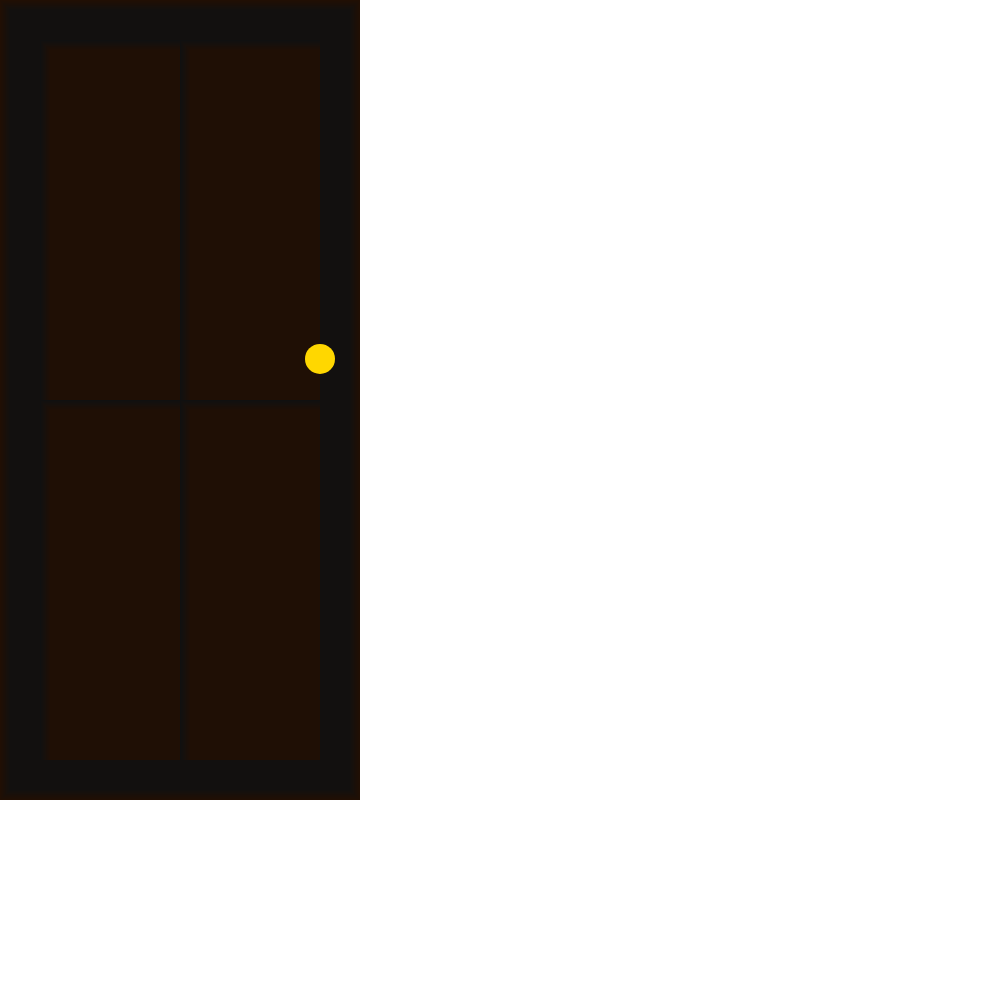
Frame 1 (no input)
Frame 60 (no input): identical to frame 1, image omitted
Frame 120 (the mouse pressed at the canvas centre since frame 60): identical to frame 1, image omitted

The p5.js sketch that drew this single still picture (run headless with seeded random() and noise() and a simulated clock; from frame 60 on, the mouse is pressed at the canvas centre):

// p5.js sketch
// ── sketch.js
var palet1 = ["#d65780","#c9b1bd","#9dd1f1","#f4b860","#aceb98"];
var greengrey = ["#6b6054","#929487","#a1b0ab","#c3dac3","#d5ecd4"];
var browns = ["#452103","#210f04","#101010"]
var doorWidth = 360;
var doorHeight = 800;
var doorPane = .88
var dc1 = "#452103";
var dc2 = "#210f04";

function setup() {
  createCanvas(1000, 1000);
  background(255);
  var colorchoice = random([palet1,greengrey,browns])
  var myVsplit = random([0,1,2,11]);
  var myHsplit = random([0,1,2,11]);
  var aaa = new DoorWay(browns,"style",1,1);
  aaa.show();
  // noStroke();
  // slightlyBevelRectangle(0,0,360,800,dc1,dc2);
  // slightlyBevelRectangle(40,40,280,720,dc2,dc1);

}

function draw() {
 
  
  // aaa.show();
  // fill(dc1)
  // text(mouseX+","+mouseY,500,10);


  //   //2 doors
  //   rect(100,100,doorWidth,doorHeight);
  //   rect(500,100,doorWidth,doorHeight);
  //   fill(dc2);
  //   rect(140,140,280,720);

  //   for (let i =0; i<56;i++){
  //     var tempColor = lerpColor(color(dc1),color(dc2),i/56);
  //     fill(tempColor);
  //     rect(140+i,140+i,280-i,720-i);
  //   }

  //   for (let i =0; i<11;i++){
  //     var tempColor = lerpColor(color(dc1),color(dc2),i/11);
  //     fill(tempColor);
  //     rect(540+i,140+i,280-i,720-i);
  //   }



}

// ── door.js
class DoorWay {

    constructor(colors,style,vsplits,hsplits){
        this.doorwidth = 360;
        this.doorheight = 800;
        this.panebuffer = 40;

        this.dc1 = random(colors);
        this.dc2 = random(colors);
        this.style = style;
        this.knob = random(["gold","handle","sup"])
        this.vsplits=vsplits;
        this.hsplits=hsplits;
        this.panewidth = (this.doorwidth - 2*this.panebuffer) / (1+vsplits);
        this.paneheight = (this.doorheight - 2*this.panebuffer) / (1+hsplits);


    }

    show(){
        noStroke();
        //a door
        slightlyBevelRectangle(0,0,360,800,this.dc1,this.dc2,"full");
        
        //panes
        for (let vsplitcount = 0; vsplitcount <= this.vsplits; vsplitcount++){
            for (let hsplitcount = 0; hsplitcount <= this.hsplits; hsplitcount++){
            slightlyBevelRectangle(40+this.panewidth*vsplitcount,40+this.paneheight*hsplitcount,this.panewidth,this.paneheight,this.dc2,this.dc1,"light");
        
            }

        }
        
        var knobpos = random(320,480);
        if (this.knob=="gold")
        {
            fill("#ffd700");
            ellipse(320,knobpos,30,30);

        }
        else if(this.knob=="handle")
        {
            // fill(230);
            slightlyBevelRectangle(292,knobpos,50,30,color(230),color(150),"down");           
        }
        else{
            slightlyBevelRectangle(292,knobpos,50,30,color(230),color(150),"light");  
        }
    }




}

function slightlyBevelRectangle(x,y,w,h,c1,c2,style){
    for (let i =0; i<11;i++){
        var tempColor = lerpColor(color(c1),color(c2),i/11);
        fill(tempColor);
        if (style=="light"){
        rect(x+i,y+i,w-i,h-i);
        }
        else if (style=="down")
        {
            rect(x+i,y+i,w,h-i);    
        }
        else{
        rect(x+i,y+i,w-2*i,h-2*i);
        }
    }
    
}
      
